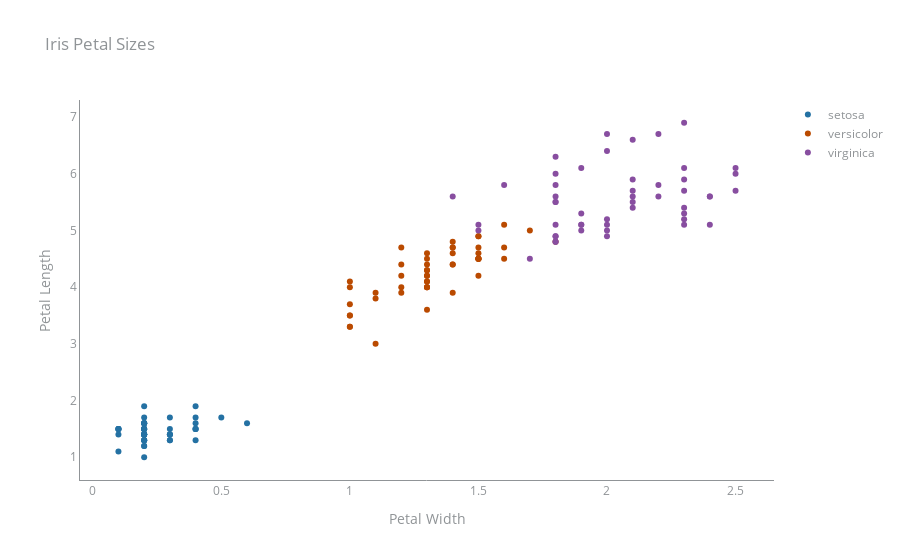

Notebook code cell kept with this figure:
### Markdown cell above
You will need to specify the colors to use to plot each category. For now, we will make a dictionary with the species as the `key` and the color (in hexcode) as the `value`. The hexcodes correspond to different colors. View more colors at https://htmlcolorcodes.com/.

Then, make the figure!
1. Initialize figure
2. Add traces
3. Update layout

### Code cell
species_colors_dict = {'setosa': "#2471A3", 
                       'versicolor': "#BA4A00", 
                       'virginica': "#884EA0"
                      }

# 1. initialize figure
fig_species_colored = go.Figure()

# 2. add traces
for species in unique_species:
    # Get only the rows in df where the species value matches the current species
    species_df = df[df['species'] == species]  
    
    # Add a scatter graph object
    fig_species_colored.add_trace(go.Scatter(x = species_df["petal_width"], # Using only the data corresponding to the current species
                                             y = species_df["petal_length"],
                                             mode = "markers",
                                             name = species, # label the points with the species name. Default will be trace_0, trace_2, etc.
                                             marker = dict(color = species_colors[species]) # Using the species_colors_dict to get the corresponding color for this species
                                            )
                                 )
#####

# 3. update figure layout
fig_species_colored.update_layout(plot_bgcolor = "white",  # background color
                                  font = dict(color = "#909497"),
                                  title = dict(text = "Iris Petal Sizes"),
                                  xaxis = dict(title = "Petal Width", linecolor = "#909497"),
                                  yaxis = dict(title = "Petal Length", tickformat = ",", linecolor = "#909497"))

### Figure 1 — Plotly figure (JSON) as saved in the notebook; plotly's stock layout.template omitted (floating-point values rounded to 4 significant figures)
{"data": [{"marker": {"color": "#2471A3"}, "mode": "markers", "name": "setosa", "type": "scatter", "x": [0.2, 0.2, 0.2, 0.2, 0.2, 0.4, 0.3, 0.2, 0.2, 0.1, 0.2, 0.2, 0.1, 0.1, 0.2, 0.4, 0.4, 0.3, 0.3, 0.3, 0.2, 0.4, 0.2, 0.5, 0.2, 0.2, 0.4, 0.2, 0.2, 0.2, 0.2, 0.4, 0.1, 0.2, 0.1, 0.2, 0.2, 0.1, 0.2, 0.2, 0.3, 0.3, 0.2, 0.6, 0.4, 0.3, 0.2, 0.2, 0.2, 0.2], "y": [1.4, 1.4, 1.3, 1.5, 1.4, 1.7, 1.4, 1.5, 1.4, 1.5, 1.5, 1.6, 1.4, 1.1, 1.2, 1.5, 1.3, 1.4, 1.7, 1.5, 1.7, 1.5, 1, 1.7, 1.9, 1.6, 1.6, 1.5, 1.4, 1.6, 1.6, 1.5, 1.5, 1.4, 1.5, 1.2, 1.3, 1.5, 1.3, 1.5, 1.3, 1.3, 1.3, 1.6, 1.9, 1.4, 1.6, 1.4, 1.5, 1.4]}, {"marker": {"color": "#BA4A00"}, "mode": "markers", "name": "versicolor", "type": "scatter", "x": [1.4, 1.5, 1.5, 1.3, 1.5, 1.3, 1.6, 1, 1.3, 1.4, 1, 1.5, 1, 1.4, 1.3, 1.4, 1.5, 1, 1.5, 1.1, 1.8, 1.3, 1.5, 1.2, 1.3, 1.4, 1.4, 1.7, 1.5, 1, 1.1, 1, 1.2, 1.6, 1.5, 1.6, 1.5, 1.3, 1.3, 1.3, 1.2, 1.4, 1.2, 1, 1.3, 1.2, 1.3, 1.3, 1.1, 1.3], "y": [4.7, 4.5, 4.9, 4, 4.6, 4.5, 4.7, 3.3, 4.6, 3.9, 3.5, 4.2, 4, 4.7, 3.6, 4.4, 4.5, 4.1, 4.5, 3.9, 4.8, 4, 4.9, 4.7, 4.3, 4.4, 4.8, 5, 4.5, 3.5, 3.8, 3.7, 3.9, 5.1, 4.5, 4.5, 4.7, 4.4, 4.1, 4, 4.4, 4.6, 4, 3.3, 4.2, 4.2, 4.2, 4.3, 3, 4.1]}, {"marker": {"color": "#884EA0"}, "mode": "markers", "name": "virginica", "type": "scatter", "x": [2.5, 1.9, 2.1, 1.8, 2.2, 2.1, 1.7, 1.8, 1.8, 2.5, 2, 1.9, 2.1, 2, 2.4, 2.3, 1.8, 2.2, 2.3, 1.5, 2.3, 2, 2, 1.8, 2.1, 1.8, 1.8, 1.8, 2.1, 1.6, 1.9, 2, 2.2, 1.5, 1.4, 2.3, 2.4, 1.8, 1.8, 2.1, 2.4, 2.3, 1.9, 2.3, 2.5, 2.3, 1.9, 2, 2.3, 1.8], "y": [6, 5.1, 5.9, 5.6, 5.8, 6.6, 4.5, 6.3, 5.8, 6.1, 5.1, 5.3, 5.5, 5, 5.1, 5.3, 5.5, 6.7, 6.9, 5, 5.7, 4.9, 6.7, 4.9, 5.7, 6, 4.8, 4.9, 5.6, 5.8, 6.1, 6.4, 5.6, 5.1, 5.6, 6.1, 5.6, 5.5, 4.8, 5.4, 5.6, 5.1, 5.1, 5.9, 5.7, 5.2, 5, 5.2, 5.4, 5.1]}], "layout": {"font": {"color": "#909497"}, "plot_bgcolor": "white", "title": {"text": "Iris Petal Sizes"}, "xaxis": {"linecolor": "#909497", "title": {"text": "Petal Width"}}, "yaxis": {"linecolor": "#909497", "tickformat": ",", "title": {"text": "Petal Length"}}}}
